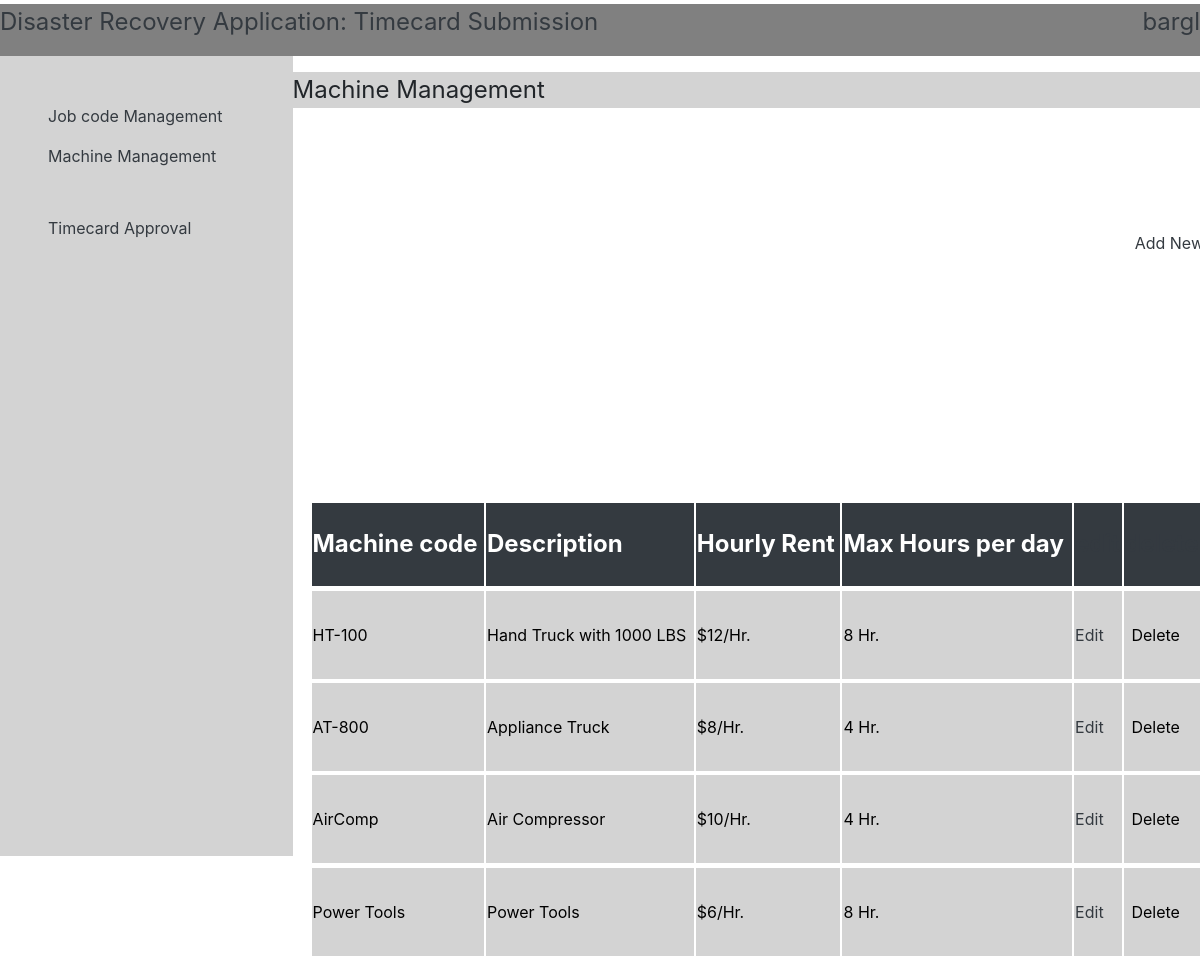
Screenshot of /timeclock/machine/ (signed in) with the database file from the repository.
### TimeClock/models.py (models this page shows, shortened)
class Machine(models.Model):
    machineCode = models.TextField()
    description = models.TextField()
    hourlyRent = models.IntegerField()
    maxHoursPerDay = models.IntegerField()
    jobcode = models.ManyToManyField(JobCode)

### TimeClock/views.py (the view)
# urls.py: path('machine/',MachineView.as_view(),name='Machine'),
class MachineView(ListView):
    model = Machine
    template_name = 'machine.html'
    def get_context_data(self, **kwargs):
        context= super().get_context_data(**kwargs)
        context['now'] = timezone.now()
        return context

### TimeClock/templates/machine.html (shortened to what this page needs)
{% extends 'index.html' %}
{% block title %}{% if user.username %}Machine Management{% else %} Please Login {% endif %}{% endblock %}
{% block content %}
{% if perms.auth.Admin %}
<a class='text-dark' href='/timeclock/add/machine' style='width:100%;padding-top:75px;text-align:right;'>Add New</a>
<table style='width:100%'>
    <tr class='bg-dark text-white' style='font-size:x-large'>
        <th>Machine code</th>
        <th class='bg-white'></th>
        <th>Description</th>
        <th class='bg-white'></th>
        <th>Hourly Rent</th>
        <th class='bg-white'></th>
        <th>Max Hours per day</th>
        <th class='bg-white'></th>
        <th class='text-dark'>edit</th>
        <th class='bg-white'></th>
        <th class='text-dark'>delete</th>
    </tr>
    {% for Machine in object_list %}
    <tr><td class='bg-white'></td></tr>
    <tr style='color:black;background:lightgray'>
        <td class='py-2'>{{Machine.machineCode}}</td>
        <td class='bg-white'></td>
        <td>{{Machine.description}}</td>
        <td class='bg-white'></td>
        <td>${{Machine.hourlyRent}}/Hr.</td>
        <td class='bg-white'></td>
        <td>{{Machine.maxHoursPerDay}} Hr.</td>
        <td class='bg-white'></td>
        <td><a class='text-dark' href='/timeclock/edit/machine/{{Machine.id}}'>Edit</a></td>
        <td class='bg-white'></td>
        <td><form method="POST" action="{% url 'TimeClock:machineDelete' Machine.id %}">{% csrf_token %}<input style='background:none;border:0;' onclick="return confirm('Did you mean to delete {{Machine.machineCode}}?')" type="submit" value="Delete"/></form></td>
    </tr>
    {% endfor %}
</table>
{% endif %}
{% endblock %}

### TimeClock/templates/index.html (shortened to what this page needs)
<!DOCTYPE html>
<html lang="en">
{% load staticfiles %}
<head>
<link rel="stylesheet" href="https://cdnjs.cloudflare.com/ajax/libs/twitter-bootstrap/4.3.1/css/bootstrap.min.css">
<link rel="stylesheet" href="https://cdnjs.cloudflare.com/ajax/libs/font-awesome/5.10.0-11/css/all.min.css">
</head>
<body>
    <div class="row">
        <div class="col-sm-12 text-dark mt-1" style="font-size:x-large;background:gray;">Disaster Recovery Application: Timecard Submission {% if user.username %} <p style='float:right'><a class='text-dark' href="/logout?next=/">{{user.username}}</a></p> {% else %} <a href='/login' class='text-dark' style="float:right;">login</a> <a href='/timeclock/register' class='text-dark' style="float:right;">Sign up</a> {% endif %} </div>
    </div>
    <div class="row container1">
        <div class="col-lg-3" style='background:lightgray'>
            {% if user.username %}
            {% if perms.auth.Admin %}
            <div class='mt-5 ml-5'><a class='text-dark' href="{% url 'TimeClock:Jobcode' %}">Job code Management</a><br/></div>
            <div class='mt-3 ml-5'><a class='text-dark' href="{% url 'TimeClock:Machine' %}">Machine Management</a><br/></div>
            <div class='mt-5 ml-5'><a class='text-dark' href="{% url 'TimeClock:Timecard' %}">Timecard Approval</a><br/></div>
            {% elif perms.auth.Contractor %}
            <div class='mt-5 ml-5'><a class='text-dark' href="{% url 'TimeClock:Timecard' %}">Timecard Approval</a><br/></div>
            {% endif %}
            {% endif %}
        </div>
        <div class="col-lg-9">
            <div class="row mt-3 mb-5" style='font-size:x-large;background:lightgray;'>{% block title %} {% endblock %}</div>
            <div class="row mt-5 mx-1" style='width:100%;height: 100%' >{% block content %}{% endblock %}</div><div id = 'test'></div>
        </div>
    </div>
</body>
</html>

### TimeClock/templates/index.html (style rules this page uses)
html,body { height:100%; margin:0px; }
.container1 { height: 100%; }

### rows the page displays
Machine: machineCode "HT-100", description "Hand Truck with 1000 LBS", hourlyRent "12", maxHoursPerDay "8"
Machine: machineCode "AT-800", description "Appliance Truck", hourlyRent "8", maxHoursPerDay "4"
Machine: machineCode "AirComp", description "Air Compressor", hourlyRent "10", maxHoursPerDay "4"
Machine: machineCode "Power Tools", description "Power Tools", hourlyRent "6", maxHoursPerDay "8"

### other values shown
{{ user.username }} "bargl"
